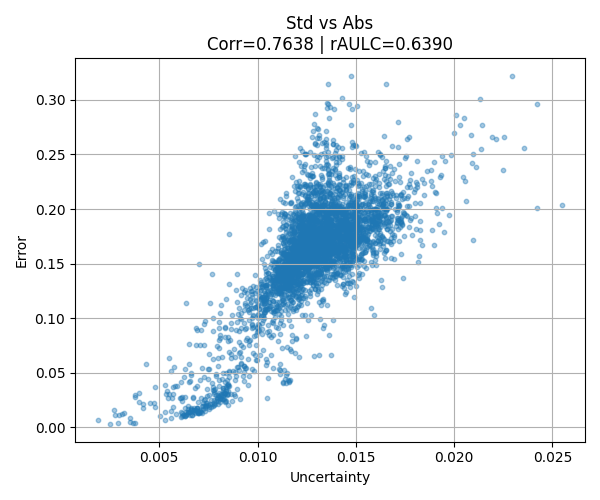
#> input picture segmentation_eval/RTdata_dropout/std_vs_abs.png, 600 x 500 px, given in place of std_vs_abs_output_0.png, which was not available
$ python RT_iterative_ood_eval.py
#> lines starting #> are read from the running program, lines starting #| are printed output that depends on the picture; long printed decimals are rounded; pictures that were not available may be replaced by others from this repository, and a replacement may not be noted
### segmentation_eval/evaluation.py
import numpy as np
from scipy import ndimage
import sklearn.metrics

def min_max_normalize(array: np.ndarray) -> np.ndarray:
    min_val = np.min(array)
    max_val = np.max(array)

    if max_val == min_val:
        return np.zeros_like(array)  # Tránh chia cho 0, mọi phần tử giống nhau → trả về 0

    return (array - min_val) / (max_val - min_val)

def correctness(TP, FP, eps=1e-12):
    return TP / (TP + FP + eps)

def completeness(TP, FN, eps=1e-12):
    return TP / (TP + FN + eps)

def quality(TP, FP, FN, eps=1e-12):
    return TP / (TP + FP + FN + eps)

def f1_score(correctness_val, completeness_val, eps=1e-12):
    return 2.0 / (1.0 / (correctness_val + eps) + 1.0 / (completeness_val + eps))

# [60 lines left out: functions relaxed_confusion_matrix, compute_ccq, compute_ccq_normal, AULC, rAULC, not called in this run]

def corr(uncs, error):
    matrix = np.corrcoef(np.array(uncs), np.array(error))
    return matrix[0][1]

def split_and_mean(array, num_rows=2, num_cols=2):
    """
    Chia mảng 2D thành nhiều phần bằng nhau và tính mean của từng phần.

    Parameters:
        array (np.ndarray): Mảng đầu vào 2D.
        num_rows (int): Số hàng muốn chia.
        num_cols (int): Số cột muốn chia.

    Returns:
        crops (List[np.ndarray]): Danh sách các mảng con.
        means (List[float]): Danh sách các giá trị mean của từng crop.
    """
    h, w = array.shape
    assert h % num_rows == 0 and w % num_cols == 0, "Kích thước không chia hết!"

    crop_h = h // num_rows
    crop_w = w // num_cols

    means = []

    for i in range(num_rows):
        for j in range(num_cols):
            crop = array[i*crop_h:(i+1)*crop_h, j*crop_w:(j+1)*crop_w]
            means.append(np.mean(crop))

    return means

def get_uncertainty_by_var(list, axis, num_rows, num_cols):
    matrix = np.var(list, axis=axis)
    return split_and_mean(matrix, num_rows, num_cols)

def get_uncertainty_by_std(list, axis, num_rows, num_cols):
    matrix = np.std(list, axis=axis)
    return split_and_mean(matrix, num_rows, num_cols)

def get_error_by_abs(pred, mask, num_rows, num_cols):
    matrix = np.abs(pred - mask)
    return split_and_mean(matrix, num_rows, num_cols)

def get_error_by_mse(pred, mask, num_rows, num_cols):
    matrix = (pred - mask) ** 2
    return split_and_mean(matrix, num_rows, num_cols)

def cal_roc_auc(labels, uncertainties):
    roc_auc = sklearn.metrics.roc_auc_score(labels, uncertainties)
    return roc_auc

def cal_pr_auc(labels, uncertainties):
    precision, recall, thresholds = sklearn.metrics.precision_recall_curve(labels, uncertainties)
    pr_auc = sklearn.metrics.auc(recall, precision)
    return pr_auc

### segmentation_eval/plot.py
import matplotlib.pyplot as plt
from evaluation import compute_ccq, compute_ccq_normal, corr, rAULC
import os
import numpy as np

def plot_uncertainty_bar_chart(array: np.ndarray, title: str, save_path: str):
    plt.figure(figsize=(max(12, len(array) * 0.1), 4))  # tự động giãn theo số lượng phần tử
    plt.bar(range(len(array)), array, color='skyblue', edgecolor='black')
    plt.title(title)
    plt.xlabel('Sample Index')
    plt.ylabel('Uncertainty')
    plt.ylim(0, 1)
    plt.grid(axis='y')

    # Nếu số lượng phần tử nhỏ, in giá trị lên từng cột
    if len(array) <= 30:
        for i, val in enumerate(array):
            plt.text(i, val + 0.01, f'{val:.2f}', ha='center', va='bottom', fontsize=8)

    plt.tight_layout()
    plt.savefig(save_path)
    plt.close()

# [22 lines left out: functions plot_unc_vs_error, plot_corr_rAULC, not called in this run]

### segmentation_eval/RT_iterative_ood_eval.py
import sys
import os
sys.path.append(os.path.abspath(os.path.join(os.path.dirname(__file__), "..")))

from tqdm import tqdm
import numpy as np
import cv2
from pathlib import Path
from concurrent.futures import ThreadPoolExecutor
import csv
from plot import plot_unc_vs_error, plot_corr_rAULC, plot_uncertainty_bar_chart
import pandas as pd

from evaluation import compute_ccq, compute_ccq_normal, corr, rAULC
from evaluation import get_uncertainty_by_var, get_uncertainty_by_std
from evaluation import get_error_by_abs, get_error_by_mse
from evaluation import cal_roc_auc, cal_pr_auc, min_max_normalize

NUM_ITERATION = 3

def evaluate_single_image(args):
    image_name, OUTPUT_PATH, num_rows, num_cols = args

    try:
        name_without_ext = os.path.splitext(image_name)[0]

        outputs = []
        for i in range(NUM_ITERATION):
            output_path = os.path.join(OUTPUT_PATH, f"{name_without_ext}_output_{i}.png")
            img = cv2.imread(output_path, cv2.IMREAD_GRAYSCALE)
            if img is None:
                print(f"[ERROR] File not found or unreadable: {output_path}")
                return 0, 0, 0, 0
            img = img.astype(np.float32) / 255.0
            outputs.append(img)

        var_unc = get_uncertainty_by_var(outputs, axis=0, num_rows=num_rows, num_cols=num_cols)
        std_unc = get_uncertainty_by_std(outputs, axis=0, num_rows=num_rows, num_cols=num_cols)

        return var_unc, std_unc

    except Exception as e:
        print(f"[ERROR] Exception while processing {image_name}: {e}")
        return 0, 0, 0, 0

if __name__ == "__main__":

    EPOCH = 55
    SAVE_PATH = f"/home/ltnghia02/MEDICAL_ITERATIVE/Uncertainty_Estimation/segmentation_eval/RTdata_iterative_{EPOCH}"
    RT_OUTPUT_PATH = f"/home/ltnghia02/MEDICAL_ITERATIVE/model/RTdata_iterative_model/predict_epoch_{EPOCH}/"
    MASS_OUTPUT_PATH = f"/home/ltnghia02/MEDICAL_ITERATIVE/model/RTdata_iterative_model/predict_epoch_{EPOCH}_mass/"

    RT_IMAGE_TEST_PATH = "/home/ltnghia02/MEDICAL_ITERATIVE/Dataset/RTdata_Crop/imagery_test"
    MASS_IMAGE_TEST_PATH = "/home/ltnghia02/MEDICAL_ITERATIVE/Dataset/Massachusetts_Crop/tiff/test"

    os.makedirs(SAVE_PATH, exist_ok=True)

    RT_image_files = [f for f in os.listdir(RT_IMAGE_TEST_PATH) if f.endswith(".png")]
    num_RT_image = len(RT_image_files)
    print("Total RT images:", num_RT_image)

    Mass_image_files = [f for f in os.listdir(MASS_IMAGE_TEST_PATH) if f.endswith(".tif")]
    num_Mass_image = len(Mass_image_files)
    print("Total Mass images:", num_Mass_image)

    RT_var_unc = []
    RT_std_unc = []
    Mass_var_unc = []
    Mass_std_unc = []

    rt_args = [(img, RT_OUTPUT_PATH, 2, 2) for img in RT_image_files]
    mass_args = [(img, MASS_OUTPUT_PATH, 1, 1) for img in Mass_image_files]

    with ThreadPoolExecutor(max_workers=16) as executor:
        results = list(tqdm(executor.map(evaluate_single_image, mass_args), total=num_Mass_image))
    for var_unc, std_unc in results:
        Mass_var_unc += var_unc
        Mass_std_unc += std_unc

    with ThreadPoolExecutor(max_workers=16) as executor:
        results = list(tqdm(executor.map(evaluate_single_image, rt_args), total=num_RT_image))
#> in evaluate_single_image, `img = cv2.imread(output_path, cv2.IMREAD_GRAYSCALE)`:
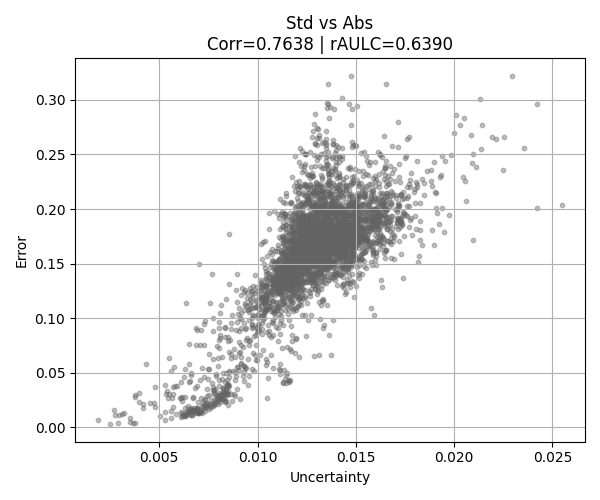
#> img: shape (500, 600); min 0, max 255, mean 240.1
#> pass 2 of the loop in evaluate_single_image, `for i in range(NUM_ITERATION):`:
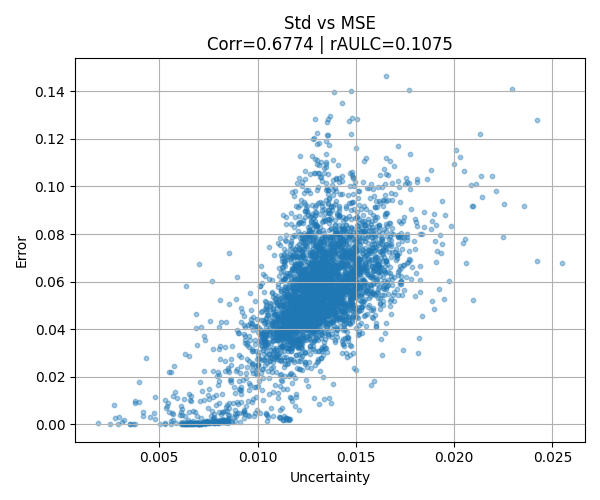
#> input picture segmentation_eval/RTdata_dropout/std_vs_mse.png, 600 x 500 px, given in place of std_vs_abs_output_1.png, which was not available
#> in evaluate_single_image, `img = cv2.imread(output_path, cv2.IMREAD_GRAYSCALE)`:
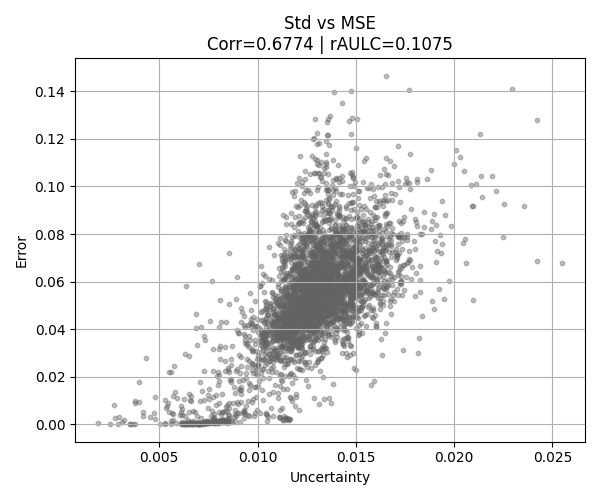
#> img: shape (500, 600); min 0, max 255, mean 238.9
#> in get_uncertainty_by_var, `matrix = np.var(list, axis=axis)`:
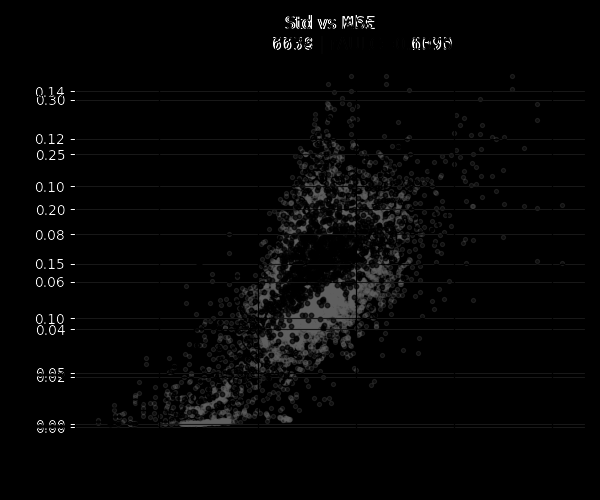
#> matrix: shape (500, 600) float32; min 0, max 0.222, mean 0.00475; drawn with min black and max white
#> after the loop in split_and_mean, `for i in range(num_rows):`:
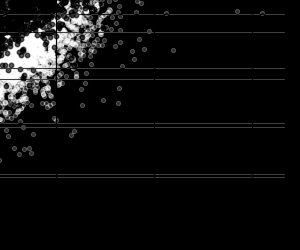
#> crop: shape (250, 300) float32; min 0, max 0.0832, mean 0.00483; drawn with min black and max white
#> after the loop in split_and_mean, `for i in range(num_rows):`: means = [0.00272, 0.00505, 0.00639, 0.00483]
#> call 2 of split_and_mean, with num_rows = 2, num_cols = 2
#> after the loop in split_and_mean (call 2), `for i in range(num_rows):`:
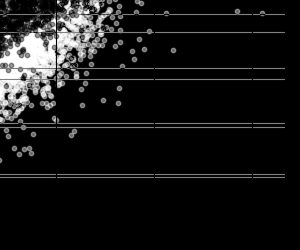
#> crop: shape (250, 300) float32; min 0, max 0.288, mean 0.0247; drawn with min black and max white
#> after the loop in split_and_mean (call 2), `for i in range(num_rows):`: means = [0.0113, 0.0283, 0.0327, 0.0247]
#> results = [([0.00272, 0.00505, 0.00639, 0.00483], [0.0113, 0.0283, 0.0327, 0.0247])]
    for var_unc, std_unc in results:
        RT_var_unc += var_unc
        RT_std_unc += std_unc
#> this loop made 1 pass
#> (RT_var_unc, RT_std_unc) on pass 1: ([0.00272, 0.00505, 0.00639, 0.00483], [0.0113, 0.0283, 0.0327, 0.0247])

    RT_var_unc = np.array(RT_var_unc)
    RT_std_unc = np.array(RT_std_unc)
    Mass_var_unc = np.array(Mass_var_unc)
#> Mass_var_unc = empty array
    Mass_std_unc = np.array(Mass_std_unc)
#> Mass_std_unc = empty array

    RT_label = np.zeros_like(RT_var_unc)
#> RT_label = [0, 0, 0, 0]
    Mass_label = np.ones_like(Mass_var_unc)
#> Mass_label = empty array

    print(f"RT len: {len(RT_var_unc)}")
#| RT len: 4
    print(f"Mass len: {len(Mass_std_unc)}")
#| Mass len: 0

    data_list = [RT_var_unc, RT_std_unc, Mass_var_unc, Mass_std_unc]
#> data_list = [[0.00272, 0.00505, 0.00639, 0.00483], [0.0113, 0.0283, 0.0327, 0.0247], empty array, empty array]
    titles = ['RT_var_unc', 'RT_std_unc', 'Mass_var_unc', 'Mass_std_unc']

    var_uncertainties = np.concatenate((RT_var_unc, Mass_var_unc))
#> var_uncertainties = [0.00272, 0.00505, 0.00639, 0.00483]
    std_uncertainties = np.concatenate((RT_std_unc, Mass_std_unc))
#> std_uncertainties = [0.0113, 0.0283, 0.0327, 0.0247]
    label = np.concatenate((RT_label, Mass_label))
#> label = [0, 0, 0, 0]

    var_uncertainties = min_max_normalize(var_uncertainties)
#> in min_max_normalize, `min_val = np.min(array)`: min_val = 0.00272
#> in min_max_normalize, `max_val = np.max(array)`: max_val = 0.00639
#> var_uncertainties = [0, 0.634, 1, 0.573]
    std_uncertainties = min_max_normalize(std_uncertainties)
#> std_uncertainties = [0, 0.796, 1, 0.629]

    path_1 = os.path.join(SAVE_PATH, f"chart_var_uncertainties.png")
    plot_uncertainty_bar_chart(var_uncertainties, f"chart_var_uncertainties.png", path_1)
#> the loop in plot_uncertainty_bar_chart, `for i, val in enumerate(array):` made 4 passes
#> val on passes 1 to 4: 0, 0.634, 1, 0.573
#> in plot_uncertainty_bar_chart, `plt.savefig(save_path)`:
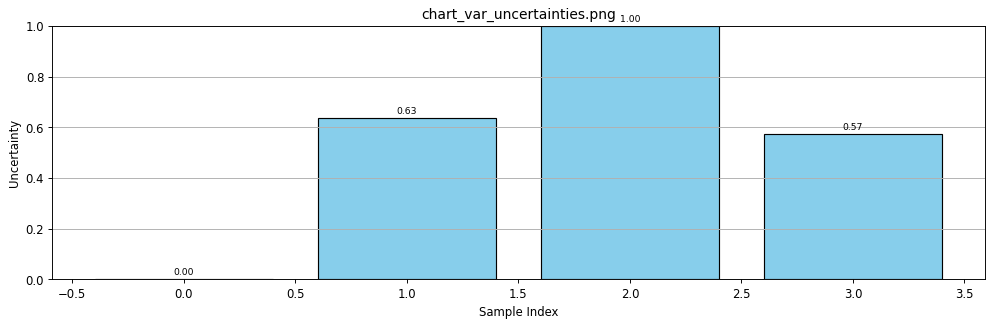
#> figure drawn by matplotlib, 1 panel; tallest bar 1 high, from x = 1.6 to 2.4

    path_2 = os.path.join(SAVE_PATH, f"chart_std_uncertainties.png")
    plot_uncertainty_bar_chart(std_uncertainties, f"chart_std_uncertainties.png", path_2)
#> call 2 of plot_uncertainty_bar_chart, with array = array of shape (4,), title = 'chart_std_uncertainties.png'
#> the loop in plot_uncertainty_bar_chart (call 2), `for i, val in enumerate(array):` made 4 passes
#> val on passes 1 to 4: 0, 0.796, 1, 0.629
#> in plot_uncertainty_bar_chart (call 2), `plt.savefig(save_path)`:
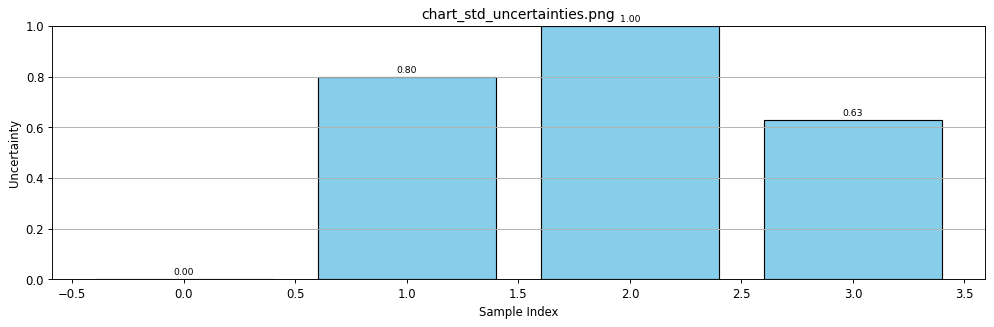
#> figure drawn by matplotlib, 1 panel; tallest bar 1 high, from x = 1.6 to 2.4

    print(var_uncertainties)
#| [0.         0.6345 1.         0.5734]
    print(std_uncertainties)
#| [0.         0.7963 1.         0.6291]
    print(label)
#| [0. 0. 0. 0.]

    var_roc_auc = cal_roc_auc(label, var_uncertainties)
#> in cal_roc_auc, `roc_auc = sklearn.metrics.roc_auc_score(labels, uncertainties)`: roc_auc = nan
#> var_roc_auc = nan
    var_pr_auc = cal_pr_auc(label, var_uncertainties)
#> in cal_pr_auc, `precision, recall, thresholds = sklearn.metrics.precision_recall_curve..`: precision = [0, 0, 0, 0, 1]; recall = [1, 1, 1, 1, 0]; thresholds = [0, 0.573, 0.634, 1]
#> in cal_pr_auc, `pr_auc = sklearn.metrics.auc(recall, precision)`: pr_auc = 0.5
#> var_pr_auc = 0.5

    std_roc_auc = cal_roc_auc(label, std_uncertainties)
#> std_roc_auc = nan
    std_pr_auc = cal_pr_auc(label, std_uncertainties)
#> std_pr_auc = 0.5

    # In kết quả
    print(f"var_roc_auc: {var_roc_auc}")
#| var_roc_auc: nan
    print(f"var_pr_auc: {var_pr_auc}")
#| var_pr_auc: 0.5
    print(f"std_roc_auc: {std_roc_auc}")
#| std_roc_auc: nan
    print(f"std_pr_auc: {std_pr_auc}")
#| std_pr_auc: 0.5

    # Lưu vào CSV
    csv_path = os.path.join(SAVE_PATH, "ood_result.csv")

    df = pd.DataFrame([{
        "var_roc_auc": var_roc_auc,
        "var_pr_auc": var_pr_auc,
        "std_roc_auc": std_roc_auc,
        "std_pr_auc": std_pr_auc
    }])
#> df = table of 1 rows and 4 columns

#> (the run stopped early here; a loop or call above may not have finished)
